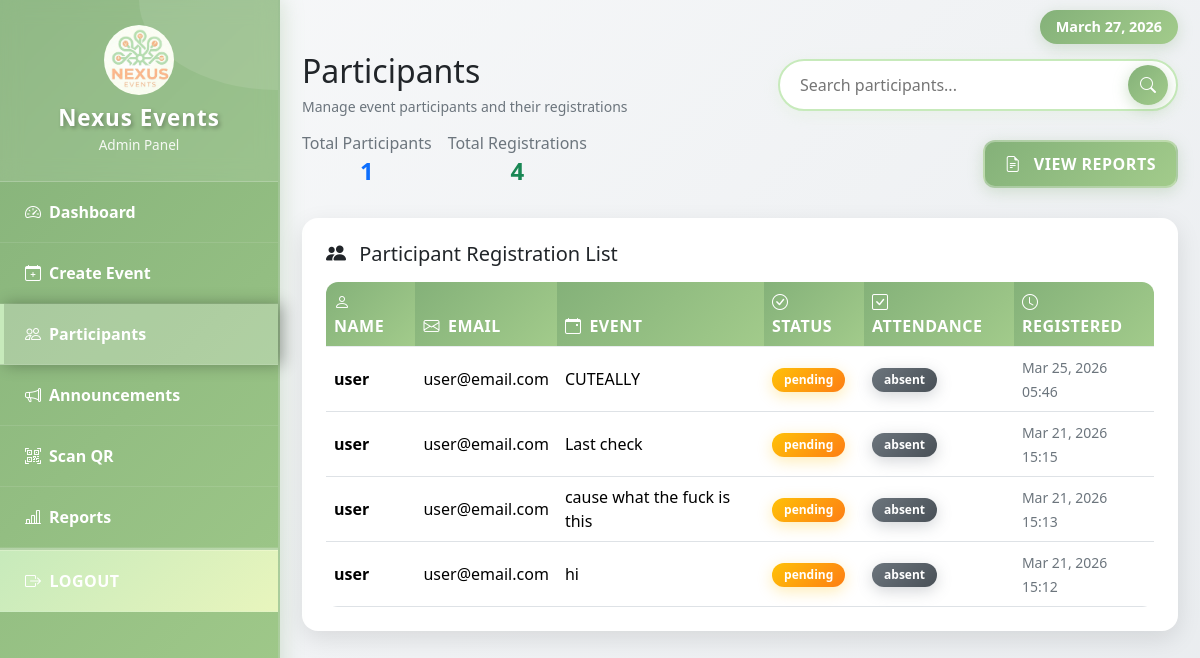
/participants.php (signed in), run on the app's committed database.
### tables this page shows
CREATE TABLE `registrations` (
  `id` int(11) NOT NULL,
  `user_id` int(11) DEFAULT NULL,
  `event_id` int(11) DEFAULT NULL,
  `status` enum('pending','approved','rejected') DEFAULT 'pending',
  `qr_code` varchar(255) DEFAULT NULL,
  `attendance` enum('absent','present') DEFAULT 'absent',
  `registration_date` timestamp NOT NULL DEFAULT current_timestamp()
);

CREATE TABLE `users` (
  `id` int(11) NOT NULL,
  `name` varchar(100) DEFAULT NULL,
  `email` varchar(100) DEFAULT NULL,
  `password` varchar(255) DEFAULT NULL,
  `role` enum('user','admin') DEFAULT 'user',
  `created_at` timestamp NOT NULL DEFAULT current_timestamp()
);

CREATE TABLE `events` (
  `id` int(11) NOT NULL,
  `title` varchar(150) DEFAULT NULL,
  `description` text DEFAULT NULL,
  `event_date` date DEFAULT NULL,
  `location` varchar(150) DEFAULT NULL,
  `participant_limit` int(11) DEFAULT NULL,
  `created_by` int(11) DEFAULT NULL,
  `poster` varchar(255) DEFAULT NULL,
  `start_time` time DEFAULT NULL,
  `end_time` time DEFAULT NULL
);

### participants.php (the view, shortened to what this page needs)
<?php
include "db.php";
$participants = $conn->query("SELECT users.name, users.email, events.title, registrations.status, registrations.attendance, registrations.registration_date
FROM registrations
JOIN users ON users.id=registrations.user_id
JOIN events ON events.id=registrations.event_id
ORDER BY registrations.registration_date DESC");
$totalParticipantsResult = $conn->query("SELECT COUNT(DISTINCT user_id) FROM registrations");
$totalParticipants = $totalParticipantsResult->fetch_array()[0];
$totalRegistrationsResult = $conn->query("SELECT COUNT(*) FROM registrations");
$totalRegistrations = $totalRegistrationsResult->fetch_array()[0];
?>
<!DOCTYPE html>
<html lang="en">
<head>
    <link href="https://cdn.jsdelivr.net/npm/bootstrap@5.3.2/dist/css/bootstrap.min.css" rel="stylesheet">
    <link href="https://cdn.jsdelivr.net/npm/bootstrap-icons@1.10.5/font/bootstrap-icons.css" rel="stylesheet">
</head>
<body>
   <div class="sidebar" id="sidebar">
        <div class="sidebar-header text-center">
            <img src="nexuslogo.png" alt="Logo" class="sidebar-logo">
            <h3>Nexus Events</h3>
            <small>Admin Panel</small>
        </div>
        <ul>
            <li><a href="admin_dashboard.php"><i class="bi bi-speedometer2 me-2"></i> Dashboard</a></li>
            <li><a href="create_event.php"><i class="bi bi-calendar-plus me-2"></i> Create Event</a></li>
            <li><a href="participants.php" class="active"><i class="bi bi-people me-2"></i> Participants</a></li>
            <li><a href="announcements.php"><i class="bi bi-megaphone me-2"></i> Announcements</a></li>
            <li><a href="scan_qr.php"><i class="bi bi-qr-code-scan me-2"></i> Scan QR</a></li>
            <li><a href="reports.php"><i class="bi bi-bar-chart-line me-2"></i> Reports</a></li>
            <li class="logout-link"><a href="logout.php"><i class="bi bi-box-arrow-right me-2"></i> Logout</a></li>
        </ul>
    </div>
        <div class="main-content" id="mainContent" style="padding-top: 20px;">
    <div class="container-fluid">
        <div class="w-100 d-flex justify-content-end mb-2">
            <span class="badge bg-primary" style="font-size: 0.9rem; padding: 0.6rem 1rem;">
                <?php echo date('F d, Y'); ?>
            </span>
        </div>
        <div class="d-flex flex-column flex-lg-row justify-content-between align-items-lg-center mb-3 gap-2">
    <div>
        <h2 class="mb-1">Participants</h2>
        <small class="text-muted">Manage event participants and their registrations</small>
    </div>
    <div style="width: 100%; max-width: 400px; margin-left: auto;">
        <div class="search-bar">
            <form onsubmit="performSearch(); return false;" style="display: inline; width: 100%;">
                <input type="text" id="globalSearch" class="search-input"
                    placeholder="Search participants...">
                <button type="button" class="search-btn" onclick="performSearch()">
                    <i class="bi bi-search"></i>
                </button>
            </form>
        </div>
</div>
        </div>
            <div class="d-flex justify-content-between align-items-center mb-4">
                <div class="d-flex gap-3">
                    <div class="text-center">
                        <h6 class="text-muted mb-1">Total Participants</h6>
                        <h4 class="text-primary fw-bold"><?php echo $totalParticipants; ?></h4>
                    </div>
                    <div class="text-center">
                        <h6 class="text-muted mb-1">Total Registrations</h6>
                        <h4 class="text-success fw-bold"><?php echo $totalRegistrations; ?></h4>
                    </div>
                </div>
                <div>
                    <a href="reports.php" class="btn btn-primary">
                        <i class="bi bi-file-earmark-text me-2"></i> View Reports
                    </a>
                </div>
            </div>
            <div class="card participants-card">
                <div class="card-body p-4">
                    <h5 class="mb-3">
                        <i class="bi bi-people-fill me-2"></i>
                        Participant Registration List
                    </h5>
                    <div class="table-responsive">
                        <table class="table table-hover align-middle mb-0">
                            <thead class="table-light">
                                <tr>
                                    <th><i class="bi bi-person me-2"></i>Name</th>
                                    <th><i class="bi bi-envelope me-2"></i>Email</th>
                                    <th><i class="bi bi-calendar-event me-2"></i>Event</th>
                                    <th><i class="bi bi-check-circle me-2"></i>Status</th>
                                    <th><i class="bi bi-check-square me-2"></i>Attendance</th>
                                    <th><i class="bi bi-clock me-2"></i>Registered</th>
                                </tr>
                            </thead>
                            <tbody>
                                <?php
                                if($participants->num_rows > 0){
                                    while($row = $participants->fetch_assoc()){
                                        echo "<tr>";
                                        echo "<td><strong>" . htmlspecialchars($row['name']) . "</strong></td>";
                                        echo "<td>" . htmlspecialchars($row['email']) . "</td>";
                                        echo "<td>" . htmlspecialchars($row['title']) . "</td>";
                                        echo "<td><span class='badge bg-" . ($row['status'] == 'confirmed' ? 'success' : 'warning') . "'>" . htmlspecialchars($row['status']) . "</span></td>";
                                        echo "<td><span class='badge bg-" . ($row['attendance'] == 'present' ? 'success' : 'secondary') . "'>" . htmlspecialchars($row['attendance']) . "</span></td>";
                                        echo "<td><small class='text-muted'>" . date('M d, Y H:i', strtotime($row['registration_date'])) . "</small></td>";
                                        echo "</tr>";
                                    }
                                } else {
                                    echo "<tr><td colspan='6' class='text-center text-muted py-4'>
                                            <i class='bi bi-people me-2'></i>
                                            No participants found.
                                          </td></tr>";
                                }
                                ?>
                            </tbody>
                        </table>
                    </div>
                </div>
            </div>
        </div>
        <?php include "footer.php"; ?>
    </body>
    </html>

### data on the page
registrations: user.name "user", user.email "user@email.com", event.title "CUTEALLY", status "pending", attendance "absent", registration_date "Mar 25, 2026 05:46"
registrations: user.name "user", user.email "user@email.com", event.title "Last check", status "pending", attendance "absent", registration_date "Mar 21, 2026 15:15"
registrations: user.name "user", user.email "user@email.com", event.title "cause what the fuck is this", status "pending", attendance "absent", registration_date "Mar 21, 2026 15:13"
registrations: user.name "user", user.email "user@email.com", event.title "hi", status "pending", attendance "absent", registration_date "Mar 21, 2026 15:12"

### other printed values
$totalParticipants "1"
$totalRegistrations "4"
